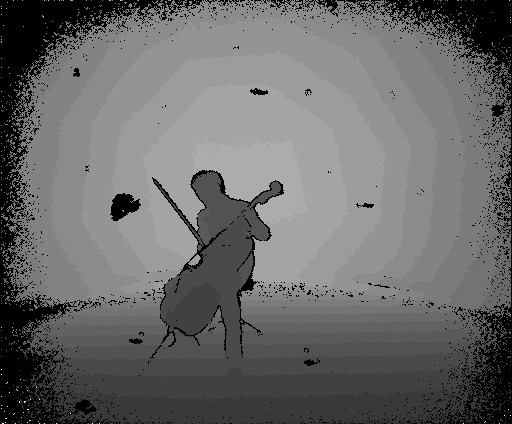
//> input picture data/cmu_panoptic/171026_cello3/depth_00000.png, 512 x 424 px
$ ./main   (built with g++ and OpenCV 4)
//> lines starting //> are read from the running program, lines starting //| are printed output that depends on the picture
#include <chrono>
#include <iostream>

#include "opencv2/calib3d.hpp"
#include "opencv2/imgcodecs.hpp"
#include "opencv2/imgproc.hpp"

namespace {

template <typename T = double>
class Timer {
  std::chrono::system_clock::time_point start_t_, end_t_;
  T elapsed_msec_{-1};
  size_t history_num_{30};
  std::vector<T> history_;

 public:
  Timer() {}
  ~Timer() {}
  explicit Timer(size_t history_num) : history_num_(history_num) {}

  std::chrono::system_clock::time_point start_t() const { return start_t_; }
  std::chrono::system_clock::time_point end_t() const { return end_t_; }

  void Start() { start_t_ = std::chrono::system_clock::now(); }
  void End() {
    end_t_ = std::chrono::system_clock::now();
    elapsed_msec_ = static_cast<T>(
        std::chrono::duration_cast<std::chrono::microseconds>(end_t_ - start_t_)
            .count() *
        0.001);

    history_.push_back(elapsed_msec_);
    if (history_num_ < history_.size()) {
      history_.erase(history_.begin());
    }
  }
  T elapsed_msec() const { return elapsed_msec_; }
  T average_msec() const {
    if (history_.empty()) {
      return elapsed_msec_;
    }
    return static_cast<T>(
        std::accumulate(history_.begin(), history_.end(), T(0)) /
        history_.size());
  }
};

// Original
// https://github.com/opencv/opencv/blob/590f150d5e032165e27d81294c9b7ac710b77f11/modules/calib3d/src/undistort.dispatch.cpp#L288
void Undistort(cv::InputArray _src, cv::OutputArray _dst,
               cv::InputArray _cameraMatrix, cv::InputArray _distCoeffs,
               cv::InputArray _newCameraMatrix,
               int interpolation = cv::INTER_LINEAR,
               int borderMode = cv::BORDER_CONSTANT,
               const cv::Scalar& borderValue = cv::Scalar()) {
  using namespace cv;
  // CV_INSTRUMENT_REGION();

  Mat src = _src.getMat(), cameraMatrix = _cameraMatrix.getMat();
  Mat distCoeffs = _distCoeffs.getMat(),
      newCameraMatrix = _newCameraMatrix.getMat();

  _dst.create(src.size(), src.type());
  Mat dst = _dst.getMat();

  CV_Assert(dst.data != src.data);

  int stripe_size0 =
      std::min(std::max(1, (1 << 12) / std::max(src.cols, 1)), src.rows);
  Mat map1(stripe_size0, src.cols, CV_16SC2),
      map2(stripe_size0, src.cols, CV_16UC1);

  Mat_<double> A, Ar, I = Mat_<double>::eye(3, 3);

  cameraMatrix.convertTo(A, CV_64F);
  if (!distCoeffs.empty())
    distCoeffs = Mat_<double>(distCoeffs);
  else {
    distCoeffs.create(5, 1, CV_64F);
    distCoeffs = 0.;
  }

  if (!newCameraMatrix.empty())
    newCameraMatrix.convertTo(Ar, CV_64F);
  else
    A.copyTo(Ar);

  double v0 = Ar(1, 2);
  for (int y = 0; y < src.rows; y += stripe_size0) {
    int stripe_size = std::min(stripe_size0, src.rows - y);
    Ar(1, 2) = v0 - y;
    Mat map1_part = map1.rowRange(0, stripe_size),
        map2_part = map2.rowRange(0, stripe_size),
        dst_part = dst.rowRange(y, y + stripe_size);

    initUndistortRectifyMap(A, distCoeffs, I, Ar, Size(src.cols, stripe_size),
                            map1_part.type(), map1_part, map2_part);
    remap(src, dst_part, map1_part, map2_part, interpolation, borderMode,
          borderValue);
  }
}

std::vector<std::pair<cv::Mat, cv::Mat>> PrepareUndistortRectifyMap(
    const cv::Size& src_size, cv::InputArray _cameraMatrix,
    cv::InputArray _distCoeffs, cv::InputArray _newCameraMatrix) {
  using namespace cv;
  // CV_INSTRUMENT_REGION();

  const int tmp_type = CV_8UC1;
  Mat src = Mat(src_size, tmp_type), cameraMatrix = _cameraMatrix.getMat();
  Mat distCoeffs = _distCoeffs.getMat(),
      newCameraMatrix = _newCameraMatrix.getMat();

  int stripe_size0 =
      std::min(std::max(1, (1 << 12) / std::max(src.cols, 1)), src.rows);
  Mat map1(stripe_size0, src.cols, CV_16SC2),
      map2(stripe_size0, src.cols, CV_16UC1);

  Mat_<double> A, Ar, I = Mat_<double>::eye(3, 3);

  cameraMatrix.convertTo(A, CV_64F);
  if (!distCoeffs.empty())
    distCoeffs = Mat_<double>(distCoeffs);
  else {
    distCoeffs.create(5, 1, CV_64F);
    distCoeffs = 0.;
  }

  if (!newCameraMatrix.empty())
    newCameraMatrix.convertTo(Ar, CV_64F);
  else
    A.copyTo(Ar);

  std::vector<std::pair<Mat, Mat>> map_parts;
  double v0 = Ar(1, 2);
  for (int y = 0; y < src.rows; y += stripe_size0) {
    int stripe_size = std::min(stripe_size0, src.rows - y);
    Ar(1, 2) = v0 - y;
    Mat map1_part = map1.rowRange(0, stripe_size),
        map2_part = map2.rowRange(0, stripe_size);

    initUndistortRectifyMap(A, distCoeffs, I, Ar, Size(src.cols, stripe_size),
                            map1_part.type(), map1_part, map2_part);
    map_parts.push_back({map1_part.clone(), map2_part.clone()});
  }

  return map_parts;
}

void ApplyUndistortRectifyMap(
    cv::InputArray _src, cv::OutputArray _dst,
    const std::vector<std::pair<cv::Mat, cv::Mat>>& map_parts,
    int interpolation = cv::INTER_LINEAR, int borderMode = cv::BORDER_CONSTANT,
    const cv::Scalar& borderValue = cv::Scalar()) {
  using namespace cv;
  Mat src = _src.getMat();

  _dst.create(src.size(), src.type());
  Mat dst = _dst.getMat();

  CV_Assert(dst.data != src.data);

  int stripe_size0 =
      std::min(std::max(1, (1 << 12) / std::max(src.cols, 1)), src.rows);

  int count = 0;
  for (int y = 0; y < src.rows; y += stripe_size0) {
    int stripe_size = std::min(stripe_size0, src.rows - y);
    Mat map1_part = map_parts[count].first, map2_part = map_parts[count].second,
        dst_part = dst.rowRange(y, y + stripe_size);
    remap(src, dst_part, map1_part, map2_part, interpolation, borderMode,
          borderValue);
    count++;
  }
}
}  // namespace

int main() {
  auto depth = cv::imread("../data/cmu_panoptic/171026_cello3/depth_00000.png",
                          cv::ImreadModes::IMREAD_UNCHANGED);
//> depth is the input picture: 424 rows x 512 cols, CV_16UC1; min 0, max 7989, mean 3405.8

  double d_cx = 255.8067652;
  double d_cy = 209.4778628;
  double d_fx = 364.7317041;
  double d_fy = 364.7317041;
  std::vector<double> d_ks = {0.09561943152, -0.2719577089, 0.09246527415};

  double d_p1 = 9.653866458e-05;
  double d_p2 = -0.0001325012348;

  cv::Mat1d d_cammat = cv::Mat1d::eye(3, 3);
  d_cammat.at<double>(0, 0) = d_fx;
  d_cammat.at<double>(1, 1) = d_fy;
  d_cammat.at<double>(0, 2) = d_cx;
  d_cammat.at<double>(1, 2) = d_cy;

  cv::Mat1d d_distcoeffs = cv::Mat1d::zeros(5, 1);
  d_distcoeffs.at<double>(0, 0) = d_ks[0];
  d_distcoeffs.at<double>(1, 0) = d_ks[1];
  d_distcoeffs.at<double>(2, 0) = d_p1;
  d_distcoeffs.at<double>(3, 0) = d_p2;
  d_distcoeffs.at<double>(4, 0) = d_ks[2];
  // d_distcoeffs.at<double>(5, 0) = d_ks[3];
  // d_distcoeffs.at<double>(6, 0) = d_ks[4];
  // d_distcoeffs.at<double>(7, 0) = d_ks[5];

  Timer<> timer;

  cv::Mat depth_out;
  int max_loop = 100;
  timer.Start();
  for (int i = 0; i < max_loop; i++) {
    depth_out = cv::Mat();
    cv::undistort(depth, depth_out, d_cammat, d_distcoeffs, cv::Mat());
  }
//> this loop made 100 passes
//> pass 1, `cv::undistort(depth, depth_out, d_cammat, d_distcoeffs, cv::Mat());`:
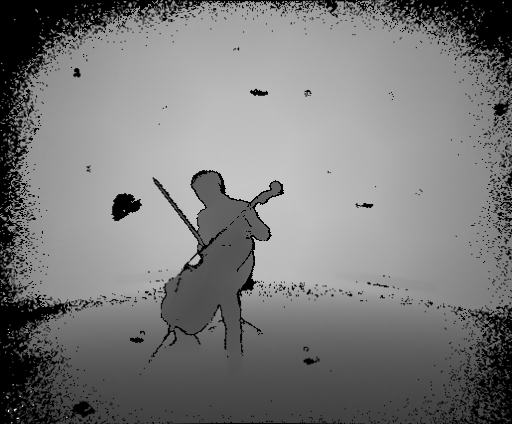
//> depth_out: 424 rows x 512 cols, CV_16UC1; min 0, max 7100, mean 3425.2; drawn with min black and max white
  timer.End();
  std::cout << "cv::undistort " << timer.elapsed_msec() / max_loop << std::endl;
  cv::imwrite("cv_undistort.png", depth_out);

  timer.Start();
  for (int i = 0; i < max_loop; i++) {
    depth_out = cv::Mat();
    Undistort(depth, depth_out, d_cammat, d_distcoeffs, cv::Mat());
  }
  timer.End();
  std::cout << "Undistort " << timer.elapsed_msec() / max_loop << std::endl;
  cv::imwrite("Undistort.png", depth_out);

  timer.Start();
  for (int i = 0; i < max_loop; i++) {
    depth_out = cv::Mat();
    Undistort(depth, depth_out, d_cammat, d_distcoeffs, cv::Mat(),
              cv::InterpolationFlags::INTER_NEAREST);
  }
//> this loop made 100 passes
//> pass 1, `Undistort(depth, depth_out, d_cammat, d_distcoeffs, cv::Mat(), cv::Int..`:
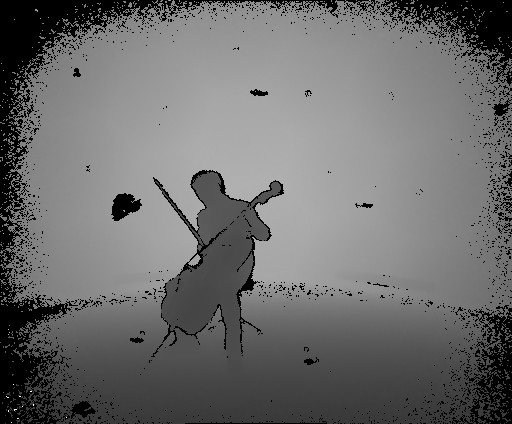
//> depth_out: 424 rows x 512 cols, CV_16UC1; min 0, max 7987, mean 3425.1; drawn with min black and max white
  timer.End();
  std::cout << "Undistort NN " << timer.elapsed_msec() / max_loop << std::endl;
  cv::imwrite("Undistort_NN.png", depth_out);

  timer.Start();
  auto map_parts = PrepareUndistortRectifyMap(depth.size(), d_cammat,
                                              d_distcoeffs, cv::Mat());
  timer.End();
  std::cout << "PrepareUndistortRectifyMap " << timer.elapsed_msec()
            << std::endl;
  for (int i = 0; i < max_loop; i++) {
    depth_out = cv::Mat();
    ApplyUndistortRectifyMap(depth, depth_out, map_parts,
                             cv::InterpolationFlags::INTER_NEAREST);
  }
  timer.End();
  std::cout << "ApplyUndistortRectifyMap NN " << timer.elapsed_msec() / max_loop
            << std::endl;
  cv::imwrite("Undistort_NN2.png", depth_out);

  return 0;
}

$ run again, with data/cmu_panoptic/171026_cello3/depth_00001.png copied over data/cmu_panoptic/171026_cello3/depth_00000.png
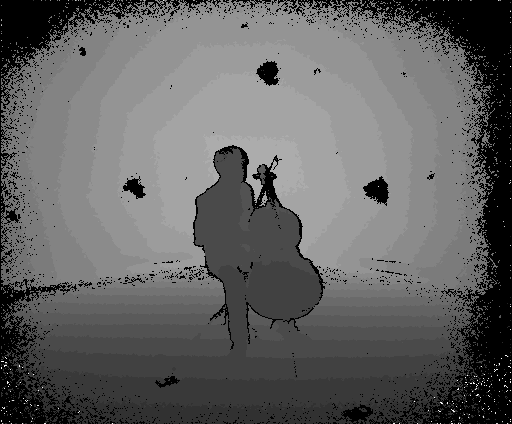
//> input picture data/cmu_panoptic/171026_cello3/depth_00001.png, 512 x 424 px
//> depth is the input picture: 424 rows x 512 cols, CV_16UC1; min 0, max 7997, mean 3185.8
//> the loop `for (int i = 0; i < max_loop; i++)` made 100 passes
//> pass 1, `cv::undistort(depth, depth_out, d_cammat, d_distcoeffs, cv::Mat());`:
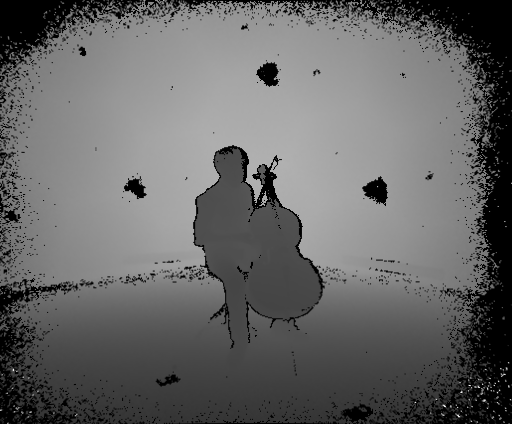
//> depth_out: 424 rows x 512 cols, CV_16UC1; min 0, max 7912, mean 3201.1; drawn with min black and max white

$ run again, with data/cmu_panoptic/171026_cello3/depth_00002.png copied over data/cmu_panoptic/171026_cello3/depth_00000.png
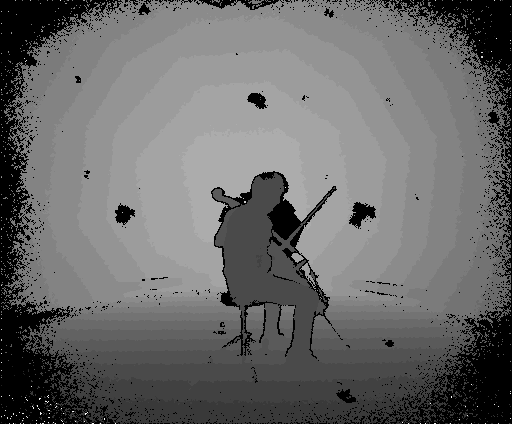
//> input picture data/cmu_panoptic/171026_cello3/depth_00002.png, 512 x 424 px
//> depth is the input picture: 424 rows x 512 cols, CV_16UC1; min 0, max 7996, mean 3402.1
//> the loop `for (int i = 0; i < max_loop; i++)` made 100 passes
//> pass 1, `cv::undistort(depth, depth_out, d_cammat, d_distcoeffs, cv::Mat());`:
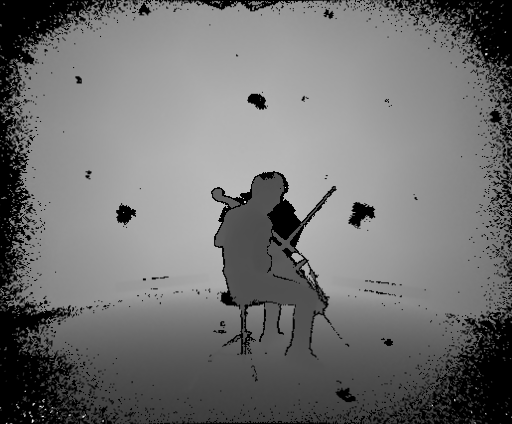
//> depth_out: 424 rows x 512 cols, CV_16UC1; min 0, max 7627, mean 3423; drawn with min black and max white
